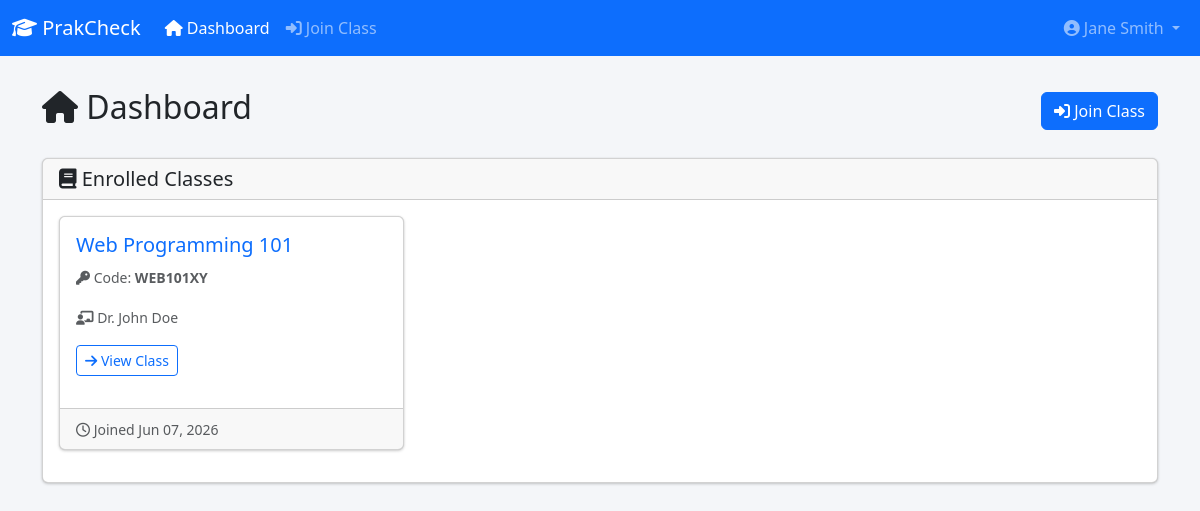
The app's page /dashboard.php (signed in) with its own data.
### tables this page shows
CREATE TABLE class_members (
    id INT AUTO_INCREMENT PRIMARY KEY,
    class_id INT NOT NULL,
    user_id INT NOT NULL,
    joined_at DATETIME DEFAULT CURRENT_TIMESTAMP,
    UNIQUE KEY unique_member (class_id, user_id),
    FOREIGN KEY (class_id) REFERENCES classes(id) ON DELETE CASCADE,
    FOREIGN KEY (user_id) REFERENCES users(id) ON DELETE CASCADE,
    INDEX idx_class (class_id),
    INDEX idx_user (user_id)
);

CREATE TABLE classes (
    id INT AUTO_INCREMENT PRIMARY KEY,
    name VARCHAR(150) NOT NULL,
    code VARCHAR(10) NOT NULL UNIQUE,
    assistant_id INT NOT NULL,
    created_at DATETIME DEFAULT CURRENT_TIMESTAMP,
    FOREIGN KEY (assistant_id) REFERENCES users(id) ON DELETE CASCADE,
    INDEX idx_code (code),
    INDEX idx_assistant (assistant_id)
);

CREATE TABLE users (
    id INT AUTO_INCREMENT PRIMARY KEY,
    name VARCHAR(100) NOT NULL,
    email VARCHAR(100) NOT NULL UNIQUE,
    password VARCHAR(255) NOT NULL,
    role ENUM('assistant', 'student') NOT NULL,
    created_at DATETIME DEFAULT CURRENT_TIMESTAMP,
    INDEX idx_email (email),
    INDEX idx_role (role)
);

### includes/auth.php (called while the page is built, shortened)
<?php
function getCurrentUserRole(): ?string {
    return $_SESSION['user_role'] ?? null;
}

### includes/functions.php (called while the page is built, shortened)
<?php
function e(string $string): string {
    return htmlspecialchars($string, ENT_QUOTES, 'UTF-8');
}

### dashboard.php (the view, shortened to what this page needs)
<?php
require_once 'includes/header.php';
$userId = getCurrentUserId();
$userRole = getCurrentUserRole();
try {
    if ($userRole === 'assistant') {
        $stmt = $pdo->prepare("
            SELECT c.*, COUNT(DISTINCT cm.user_id) as member_count
            FROM classes c
            LEFT JOIN class_members cm ON c.id = cm.class_id
            WHERE c.assistant_id = ?
            GROUP BY c.id
            ORDER BY c.created_at DESC
        ");
        $stmt->execute([$userId]);
        $classes = $stmt->fetchAll();
    } else {
        $stmt = $pdo->prepare("
            SELECT c.*, u.name as assistant_name, cm.joined_at
            FROM classes c
            INNER JOIN class_members cm ON c.id = cm.class_id
            INNER JOIN users u ON c.assistant_id = u.id
            WHERE cm.user_id = ?
            ORDER BY cm.joined_at DESC
        ");
        $stmt->execute([$userId]);
        $classes = $stmt->fetchAll();
    }
} catch (PDOException $e) {
    $classes = [];
}
?>
<div class="row">
    <div class="col-12">
        <div class="d-flex justify-content-between align-items-center mb-4">
            <h2>
                <i class="fas fa-home"></i> Dashboard
            </h2>
            <?php if ($userRole === 'assistant'): ?>
            <a href="/prakchek_/create_class.php" class="btn btn-primary">
                <i class="fas fa-plus-circle"></i> Create New Class
            </a>
            <?php else: ?>
            <a href="/prakchek_/join_class.php" class="btn btn-primary">
                <i class="fas fa-sign-in-alt"></i> Join Class
            </a>
            <?php endif; ?>
        </div>
    </div>
</div>
<div class="row">
    <div class="col-12">
        <div class="card">
            <div class="card-header">
                <h5 class="mb-0">
                    <?php if ($userRole === 'assistant'): ?>
                        <i class="fas fa-chalkboard"></i> My Classes
                    <?php else: ?>
                        <i class="fas fa-book"></i> Enrolled Classes
                    <?php endif; ?>
                </h5>
            </div>
            <div class="card-body">
                <?php if (empty($classes)): ?>
                <div class="text-center py-5">
                    <i class="fas fa-inbox fa-3x text-muted mb-3"></i>
                    <p class="text-muted">
                        <?php if ($userRole === 'assistant'): ?>
                            You haven't created any classes yet.
                        <?php else: ?>
                            You haven't joined any classes yet.
                        <?php endif; ?>
                    </p>
                    <?php if ($userRole === 'assistant'): ?>
                    <a href="/prakchek_/create_class.php" class="btn btn-primary">
                        <i class="fas fa-plus-circle"></i> Create Your First Class
                    </a>
                    <?php else: ?>
                    <a href="/prakchek_/join_class.php" class="btn btn-primary">
                        <i class="fas fa-sign-in-alt"></i> Join a Class
                    </a>
                    <?php endif; ?>
                </div>
                <?php else: ?>
                <div class="row">
                    <?php foreach ($classes as $class): ?>
                    <div class="col-md-6 col-lg-4 mb-3">
                        <div class="card h-100 class-card">
                            <div class="card-body">
                                <h5 class="card-title">
                                    <a href="/prakchek_/class.php?id=<?= $class['id'] ?>" class="text-decoration-none">
                                        <?= e($class['name']) ?>
                                    </a>
                                </h5>
                                <p class="card-text">
                                    <small class="text-muted">
                                        <i class="fas fa-key"></i> Code: <strong><?= e($class['code']) ?></strong>
                                    </small>
                                </p>
                                <?php if ($userRole === 'assistant'): ?>
                                <p class="card-text">
                                    <small class="text-muted">
                                        <i class="fas fa-users"></i> <?= $class['member_count'] ?> member(s)
                                    </small>
                                </p>
                                <?php else: ?>
                                <p class="card-text">
                                    <small class="text-muted">
                                        <i class="fas fa-chalkboard-teacher"></i> <?= e($class['assistant_name']) ?>
                                    </small>
                                </p>
                                <?php endif; ?>
                                <a href="/prakchek_/class.php?id=<?= $class['id'] ?>" class="btn btn-sm btn-outline-primary">
                                    <i class="fas fa-arrow-right"></i> View Class
                                </a>
                            </div>
                            <div class="card-footer text-muted">
                                <small>
                                    <i class="far fa-clock"></i>
                                    <?php if ($userRole === 'assistant'): ?>
                                        Created <?= date('M d, Y', strtotime($class['created_at'])) ?>
                                    <?php else: ?>
                                        Joined <?= date('M d, Y', strtotime($class['joined_at'])) ?>
                                    <?php endif; ?>
                                </small>
                            </div>
                        </div>
                    </div>
                    <?php endforeach; ?>
                </div>
                <?php endif; ?>
            </div>
        </div>
    </div>
</div>
<?php require_once 'includes/footer.php'; ?>

### assets/css/style.css (style rules this page uses)
body { background-color: #f4f6f9; }
.card { box-shadow: 0 0 1px rgba(0,0,0,.125), 0 1px 3px rgba(0,0,0,.2); margin-bottom: 1rem; }
.class-card { transition: transform 0.2s ease-in-out; }

### records on screen
class_members: class.name "Web Programming 101", class.code "WEB101XY", users.name "Dr. John Doe", joined_at "Jun 07, 2026"

### other values on screen
getCurrentUserName() "Jane Smith"
